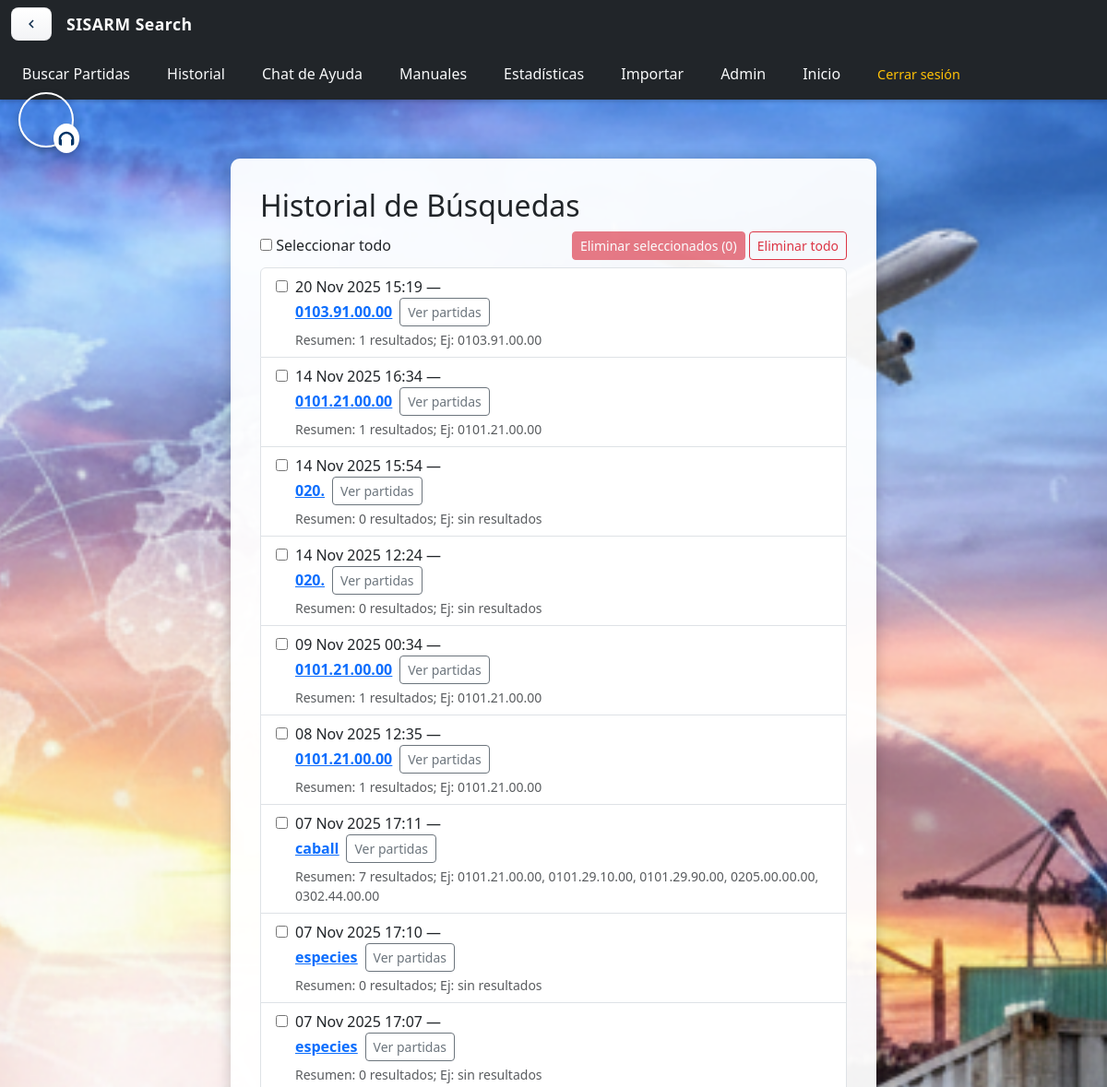
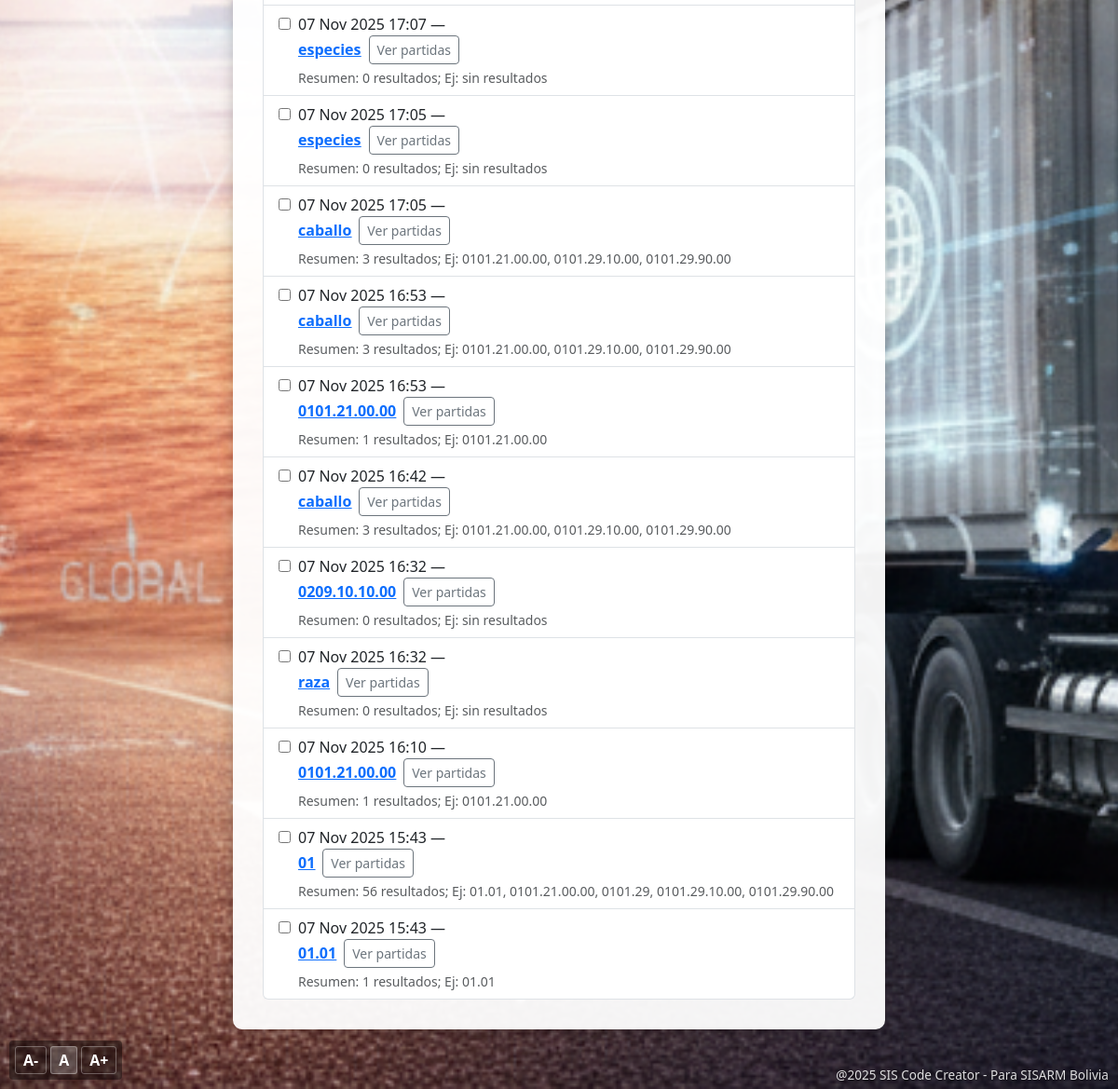
Before: /historial/ (signed in) with the older database file (2 pictures, top to bottom).
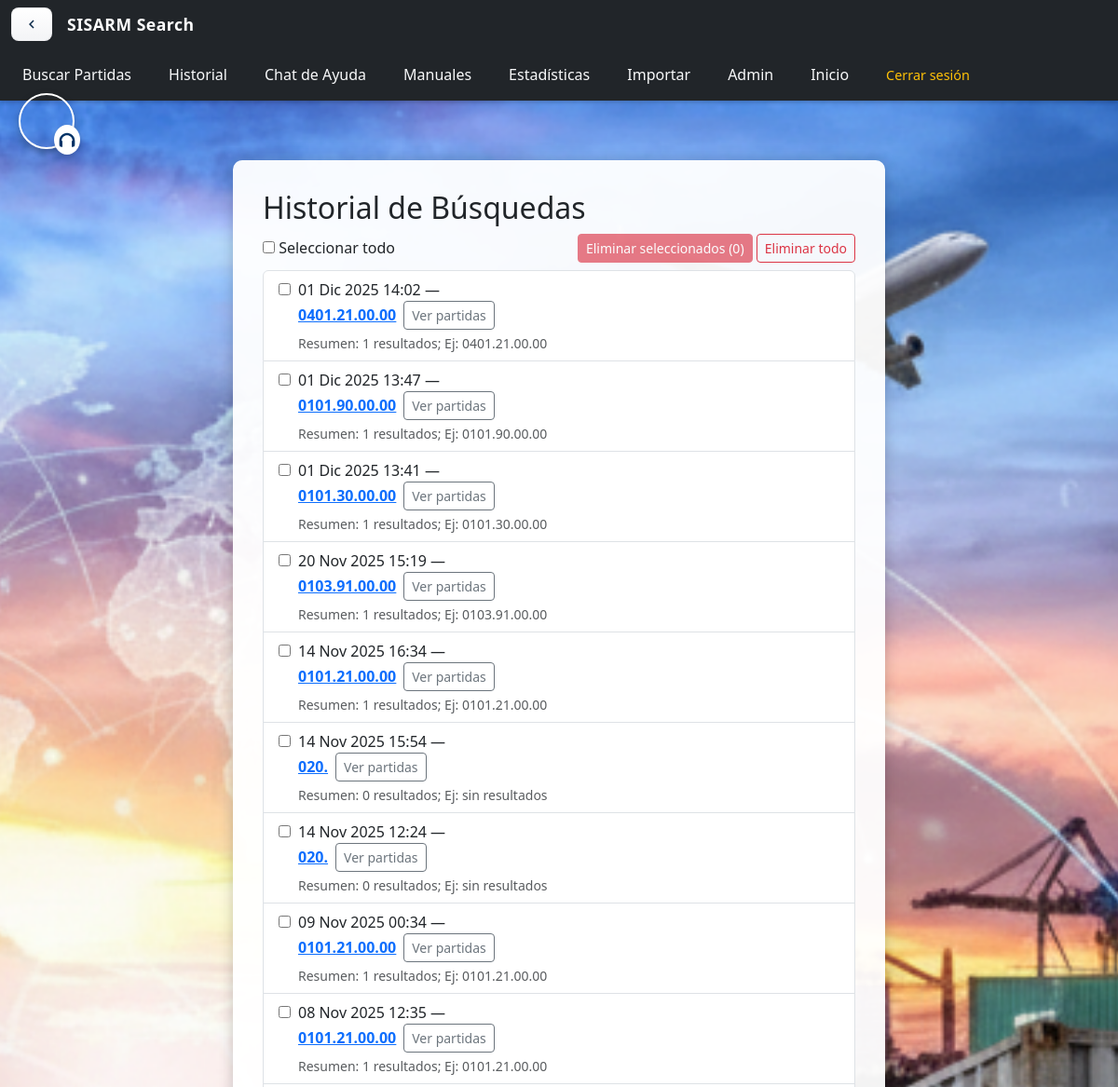
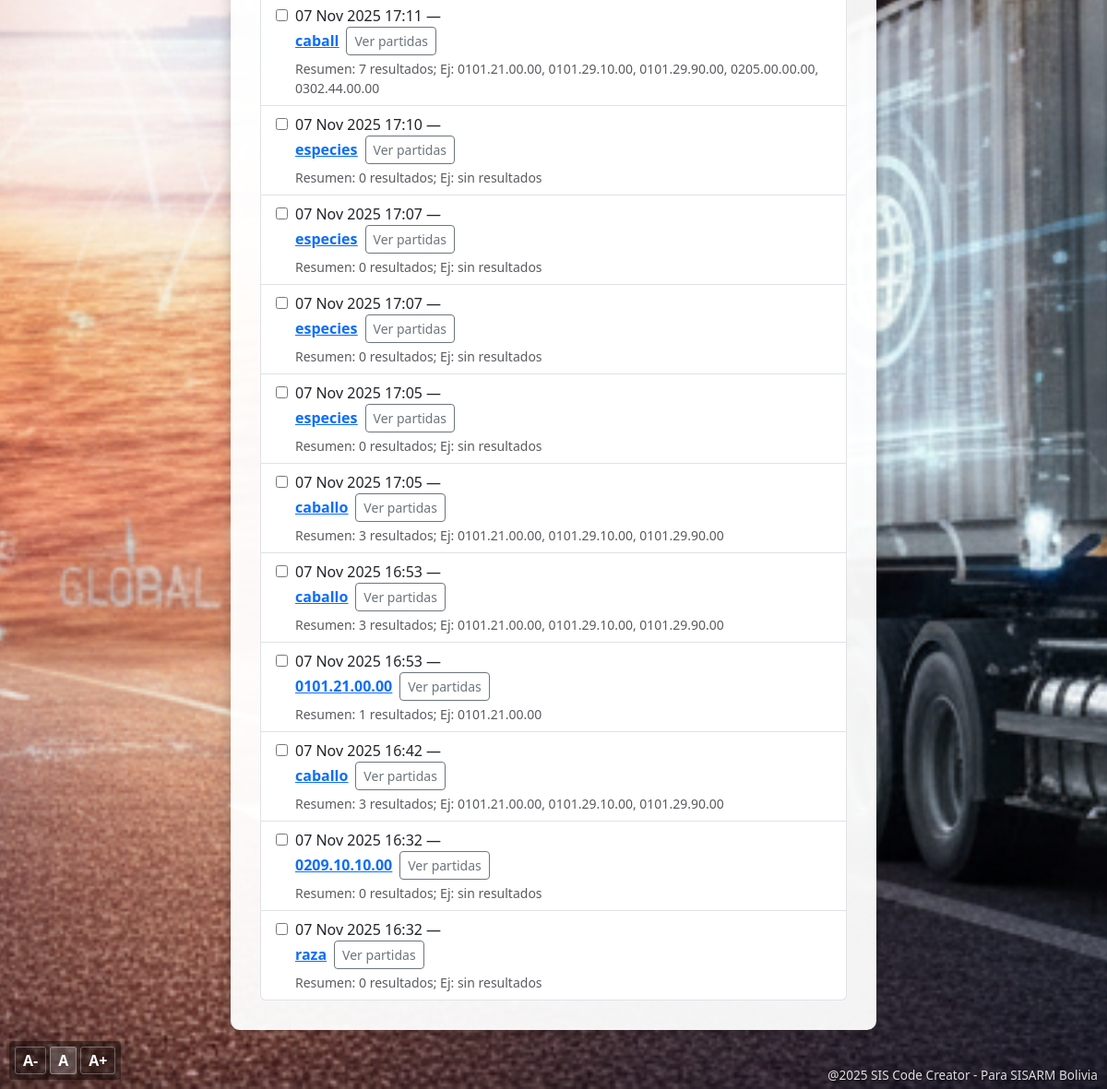
After: the same page with the newer database file (2 pictures, top to bottom).
### partidas/models.py (models this page shows)
class Busqueda(models.Model):
    usuario = models.ForeignKey(Usuario, on_delete=models.CASCADE)
    termino_buscado = models.CharField(max_length=100)
    tipo_busqueda = models.CharField(max_length=50)
    fecha = models.DateTimeField(auto_now_add=True)
    resultados = models.TextField(blank=True, default='')

### partidas/views.py (the view, shortened to what this page needs)
# urls.py: path('historial/', views.historial_buscador, name='historial_buscador'),
@login_required
def historial_buscador(request):
    historial_qs = Busqueda.objects.filter(usuario=request.user).order_by('-fecha')[:20]
    historial = []
    for b in historial_qs:
        matches = PartidaArancelaria.objects.filter(
            Q(codigo__icontains=b.termino_buscado) | Q(descripcion__icontains=b.termino_buscado)
        ).order_by('codigo')[:15]
        try:
            for p in matches:
                chi, prot = _split_normalize_ace22(p.ace22_chi_prot or '')
                setattr(p, 'ace22_chi', chi)
                setattr(p, 'ace22_prot', prot)
        except Exception:
            pass
        historial.append({'item': b, 'matches': matches})
    return render(request, 'partidas/historial.html', {'historial': historial})

### partidas/context_processors.py (called while the page is built, shortened)
def license_info(request):
    ctx = {
        'licencia_dias_restantes': None,
        'licencia_estado': None,
        'licencia_fecha_fin': None,
    }
    try:
        if request.user.is_authenticated:
            from .models import LicenciaTemporal
            licencia = LicenciaTemporal.objects.filter(usuario=request.user, estado=True).order_by('-fecha_fin').first()
    except Exception:
        pass
    return ctx

### partidas/templates/partidas/historial.html (shortened to what this page needs)
{% extends "partidas/base.html" %}
{% load static %}
{% block body_class %}detalle-bg{% endblock %}
{% block content %}
<div class="historial-container">
    <h2> Historial de Búsquedas</h2>
    <form method="post" id="historialForm">
        <div class="mb-2 d-flex justify-content-between align-items-center">
            <div>
                <input type="checkbox" id="select-all" /> <label for="select-all">Seleccionar todo</label>
            </div>
            <div>
                <button type="submit" name="action" value="delete_selected" id="btn-delete-selected" class="btn btn-danger btn-sm" disabled>
                    Eliminar seleccionados (<span id="selected-count">0</span>)
                </button>
                <button type="submit" name="action" value="delete_all" id="btn-delete-all" class="btn btn-outline-danger btn-sm" onclick="return confirm('Eliminar TODO el historial? Esta acción no se puede deshacer.')">
                    Eliminar todo
                </button>
            </div>
        </div>
    <ul class="list-group">
        {% for entry in historial %}
            {% with item=entry.item matches=entry.matches %}
            <li class="list-group-item">
                <div class="d-flex align-items-start">
                    <div class="me-2">
                        <input type="checkbox" name="selected" value="{{ item.id }}" class="select-item" id="sel-{{ item.id }}" />
                    </div>
                    <div class="flex-grow-1">
                        {{ item.fecha|date:"d M Y H:i" }} —
                        <div class="d-flex align-items-center">
                            {% if matches %}
                                <a class="me-2 historial-link" href="{% url 'detalle_partida' matches.0.id %}" data-partida-id="{{ matches.0.id }}"><strong style="color:#0d6efd; text-decoration:underline;">{{ item.termino_buscado }}</strong></a>
                            {% else %}
                                <a class="me-2 historial-link" href="{% url 'buscar_partidas' %}?termino={{ item.termino_buscado|urlencode }}" data-partida-id=""><strong style="color:#0d6efd; text-decoration:underline;">{{ item.termino_buscado }}</strong></a>
                            {% endif %}
                            <button class="btn btn-sm btn-outline-secondary" type="button" data-bs-toggle="collapse" data-bs-target="#hist-{{ forloop.counter }}" aria-expanded="false" aria-controls="hist-{{ forloop.counter }}">
                                Ver partidas
                            </button>
                        </div>
                        {% if item.resultados %}
                        <div class="small text-muted mt-1">Resumen: {{ item.resultados }}</div>
                        {% endif %}
            </li>
            {% endwith %}
        {% empty %}
            <li class="list-group-item text-muted">
                No hay búsquedas registradas.
            </li>
        {% endfor %}
    </ul>
    </form>
</div>
{% endblock %}

Changed rows visible on the page:
no longer on this page (row unchanged): Busqueda: item.fecha "07 Nov 2025 16:10", item.termino_buscado "0101.21.00.00", item.resultados "1 resultados; Ej: 0101.21.00.00"
no longer on this page (row unchanged): Busqueda: item.fecha "07 Nov 2025 15:43", item.termino_buscado "01", item.resultados "56 resultados; Ej: 01.01, 0101.21.00.00, 0101.29, 0101.29.10.00, 0101.29.90.00"
no longer on this page (row unchanged): Busqueda: item.fecha "07 Nov 2025 15:43", item.termino_buscado "01.01", item.resultados "1 resultados; Ej: 01.01"
added Busqueda: item.fecha "01 Dic 2025 14:02", item.termino_buscado "0401.21.00.00", item.resultados "1 resultados; Ej: 0401.21.00.00"
added Busqueda: item.fecha "01 Dic 2025 13:47", item.termino_buscado "0101.90.00.00", item.resultados "1 resultados; Ej: 0101.90.00.00"
added Busqueda: item.fecha "01 Dic 2025 13:41", item.termino_buscado "0101.30.00.00", item.resultados "1 resultados; Ej: 0101.30.00.00"
